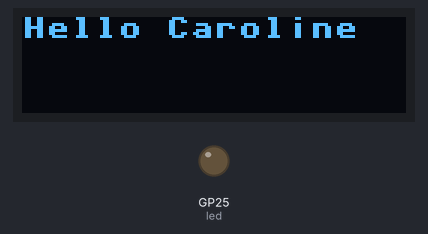
A program run on a simulated Raspberry Pi Pico running MicroPython. On the bench: 128×32 one-colour display, output pins drawn as LEDs (lit = HIGH). Dashed ring = blinking.

Above: at 1.1 s.
At 3.1 s:
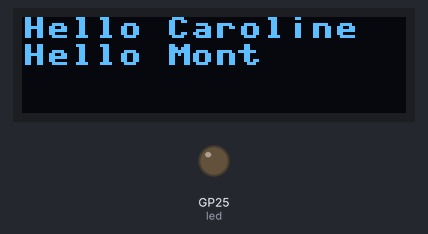
At 5.1 s:
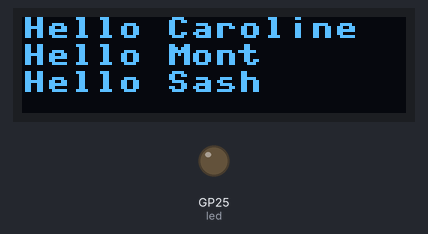
At 7.39 s:
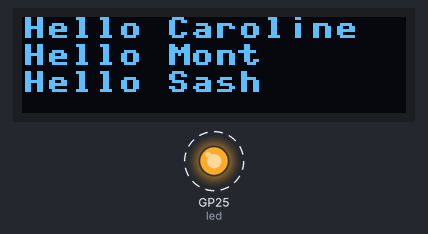
Timing chart, 0 to 40.0 s (numbered marks = the images above):
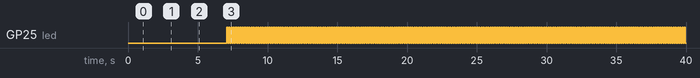

The program:

main.py
```python
from machine import Pin
from utime import sleep

# GPIO pin designations
pin20 = Pin(20)
pin21 = Pin(21)

i2c = machine.I2C(0, sda=pin20, scl=pin21, freq=400000)

from ssd1306 import SSD1306_I2C

oled = SSD1306_I2C(128, 32, i2c)

oled.fill(0)
sleep(1)
oled.show()
oled.text('Hello Caroline', 0, 0)
oled.show()
sleep(2)
oled.text('Hello Mont', 0, 9)
oled.show()
sleep(2)
oled.text('Hello Sash', 0, 18)
oled.show()
sleep(2)

led = Pin(25, Pin.OUT)
while True:
    led.toggle()
    sleep(0.08)
```

Measured:
- by itself, GP25 (led): alternates HIGH for 0.08 s and LOW for 0.08 s
- what the display in image 0 shows lasts 2.1 s, from 1.0 s to 3.1 s
